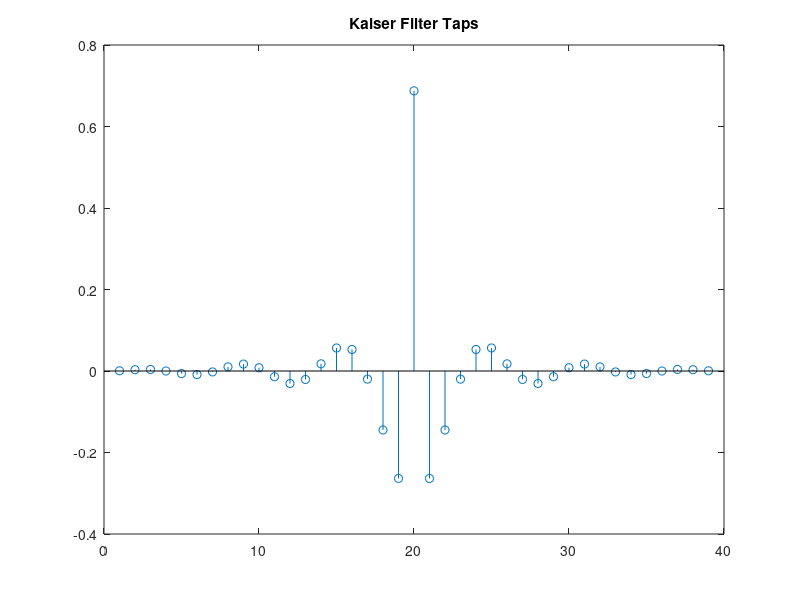
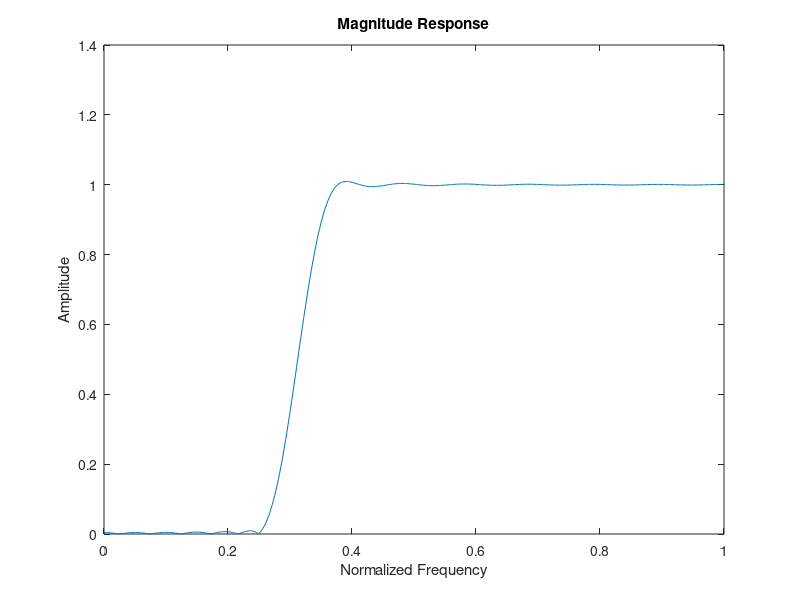

MATLAB code for these plots, in order:
% Project 2 - Q2
% Donald MacIntyre - djm4912

clear all;
close all;
clc;

% Filter Paramaters
ws = 0.25*pi;
wp = 0.375*pi;
wc = (ws+wp)/2;
deltaw = wp - ws;
delta = 0.01;
A = -20*log10(0.01);

% Determine Filter Paramaters of beta and M
beta = 0.5842*(A-21)^0.4 + 0.07886*(A-21);     % A of 40 so use range specified by 21 <= A <= 50
M_pure = (A-8) / (2.285*deltaw);
M = ceil(M_pure);
alpha = M/2;

% Generate the window with the found paramaters
n = 0:1:M;
w = besseli(0,beta*sqrt(1-((n-alpha)/alpha).^2))/besseli(0,beta);
% figure;stem(w);
% title('Kaiser Window')

% Check that designed window matches ideal Matlab window
w_matlab = kaiser(M+1,beta)';
err = max(abs(w-w_matlab));

% Create ideal highpass filter only for samples that will have a corresponding 
% non-zero window value 
nideal = -M/2:1:M/2;
hideal = (sin(pi*(nideal)))./(pi*(nideal))- (sin(wc*(nideal))./(pi*(nideal)));
% Use l'hopital's rule to calculate term when n = 0 (i.e. 0/0)
hideal(19) = 1-wc / pi;

h = hideal .*w;

%figure;stem(h)
%title('Kaiser Filter Taps')

% Plot frequency response of Filter
% [hfilt,wfilt] = freqz(h);
% wfilt = wfilt / pi;
% figure;plot(wfilt,abs(hfilt))
% title('Magnitude Response')
% xlabel('Normalized Frequency')
% ylabel('Amplitude')

% Redesign Filter to meet missed spec
M = M + 2;
alpha = M/2;
n = 0:1:M;
w = besseli(0,beta*sqrt(1-((n-alpha)/alpha).^2))/besseli(0,beta);

% Create ideal highpass filter only for samples that will have a corresponding 
% non-zero window value 
nideal = -M/2:1:M/2;
hideal = (sin(pi*(nideal)))./(pi*(nideal))- (sin(wc*(nideal))./(pi*(nideal)));
% Use l'hopital's rule to calculate term when n = 0 (i.e. 0/0)
hideal(20) = 1-wc / pi;

h = hideal .*w;

figure;stem(h)
title('Kaiser Filter Taps')

[hfilt,wfilt] = freqz(h);
wfilt = wfilt / pi;
figure;plot(wfilt,abs(hfilt))
title('Magnitude Response')
xlabel('Normalized Frequency')
ylabel('Amplitude')

